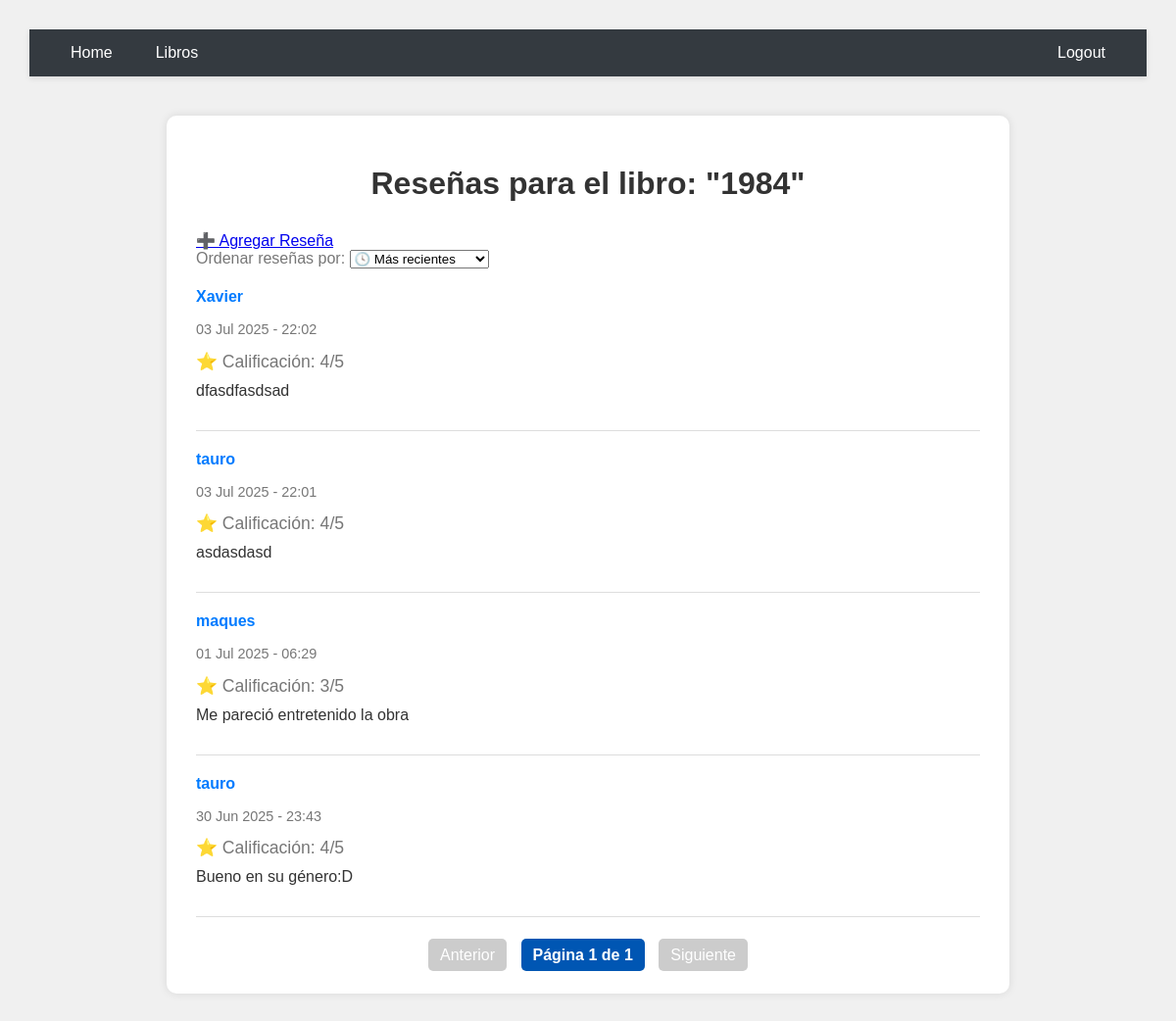
Page /libros/1/ (signed in) on the committed database.
### myapp/models.py (models this page shows, shortened)
class AlmacenLibros(models.Model):
    titulo = models.CharField(max_length=200)
    autor = models.CharField(max_length=200)
    genero = models.ForeignKey(Generolibros, on_delete=models.CASCADE)
    año = models.CharField(max_length=200)
    clasificacion = models.ForeignKey(ClasificacionLibros, on_delete=models.CASCADE)
    critica_de_internet = models.CharField(max_length=200)
    created = models.DateTimeField(auto_now_add=True)

class ReseñaLibro(models.Model):
    estado_lectura = models.ForeignKey(AlmacenLibros, on_delete=models.CASCADE)
    texto_reseña = models.TextField()
    fecha_reseña = models.DateTimeField(auto_now_add=True)
    calificacion = models.PositiveSmallIntegerField(
        choices=[(i, str(i)) for i in range(1, 6)],
        help_text="Calificación del 1 al 5"
    )
    created = models.DateTimeField(auto_now_add=True)
    user = models.ForeignKey(User, on_delete=models.CASCADE, default=1)

### myapp/views.py (the view)
# urls.py: path('libros/<int:reseñalibro_estado_lectura_id>/', views.resena_detallada, name='resena_detallada'),
@login_required
def resena_detallada(request, reseñalibro_estado_lectura_id):
    libro = get_object_or_404(AlmacenLibros, pk=reseñalibro_estado_lectura_id)
    filtro = request.GET.get('filtro', 'recientes')
    reseñas = ReseñaLibro.objects.filter(estado_lectura=libro)
    if filtro == 'recientes':
        reseñas = reseñas.order_by('-fecha_reseña')
    elif filtro == 'antiguos':
        reseñas = reseñas.order_by('fecha_reseña')
    elif filtro == 'mejor_calificados':
        reseñas = reseñas.order_by('-calificacion', '-fecha_reseña')
    elif filtro == 'mios' and request.user.is_authenticated:
        reseñas = reseñas.filter(user=request.user)
    paginator = Paginator(reseñas, 5)
    page_number = request.GET.get('page')
    resenas_page = paginator.get_page(page_number)
    return render(request, 'resena_detallada.html', {
        'resena': resenas_page,
        'libro': libro,
        'filtro': filtro,
    })

### myapp/templates/resena_detallada.html (shortened to what this page needs)
{% extends 'layouts/base.html' %}
{% block content %}
<!DOCTYPE html>
<html lang="es">
<head>
</head>
<body>
    <div class="contenedor">
        <h1>Reseñas para el libro: "{{ libro.titulo }}"</h1>
        <a href="{% url 'crear_resena' libro.id %}" class="boton-resena">➕ Agregar Reseña</a>
        <form method="get" style="margin-bottom: 20px;">
            <label for="filtro" class="etiqueta-negra">Ordenar reseñas por:</label>
            <select name="filtro" id="filtro" onchange="this.form.submit()">
                <option value="recientes" {% if filtro == 'recientes' %}selected{% endif %}>🕓 Más recientes</option>
            </select>
        </form>
        {% for resena in resena %}
            <div class="resena">
                <p class="usuario">{{ resena.user.username }}</p>
                <p class="fecha">{{ resena.fecha_reseña|date:"d M Y - H:i" }}</p>
                <p class="calificacion">⭐ Calificación: {{ resena.calificacion }}/5</p>
                <p class="texto">{{ resena.texto_reseña }}</p>
            </div>
        {% empty %}
            <p>No hay reseñas aún para este libro.</p>
        {% endfor %}
        <div class="paginacion">
            {% if resena.has_previous %}
                <a href="?page={{ resena.previous_page_number }}">Anterior</a>
            {% else %}
                <span class="disabled">Anterior</span>
            {% endif %}
            <span class="current">Página {{ resena.number }} de {{ resena.paginator.num_pages }}</span>
            {% if resena.has_next %}
                <a href="?page={{ resena.next_page_number }}">Siguiente</a>
            {% else %}
                <span class="disabled">Siguiente</span>
            {% endif %}
        </div>
    </div>
</body>
</html>
{% endblock %}

### myapp/static/stylo.css (style rules this page uses)
body { background: #e9d8d8; color: whitesmoke; }

### myapp/templates/layouts/base.html (style rules this page uses)
body { margin: 0; padding: 0; font-family: 'Roboto', sans-serif; background-color: #f4f4f4; }

### myapp/templates/resena_detallada.html (style rules this page uses)
body { font-family: Arial, sans-serif; background: #f0f0f0; padding: 30px; }
.contenedor { max-width: 800px; margin: auto; background: white; padding: 30px; border-radius: 10px; box-shadow: 0 0 10px rgba(0,0,0,0.1); }
h1 { color: #333; text-align: center; margin-bottom: 30px; }
.resena { border-bottom: 1px solid #ddd; padding-bottom: 15px; margin-bottom: 20px; }
.usuario { font-weight: bold; color: #007BFF; }
.fecha { font-size: 0.9em; color: #777; }
.etiqueta-negra { color: #777; }
.calificacion { font-size: 1.1em; margin: 5px 0; color: #777; }
.texto { margin-top: 10px; color: #333; }
.paginacion { text-align: center; margin-top: 30px; }
.paginacion a, .paginacion span { margin: 0 5px; padding: 8px 12px; background: #007BFF; color: white; text-decoration: none; border-radius: 5px; }
.paginacion .current { background: #0056b3; font-weight: bold; }
.paginacion .disabled { background: #ccc; pointer-events: none; }

### rows in the picture
AlmacenLibros: titulo "1984"
ReseñaLibro: user.username "Xavier", fecha_reseña "03 Jul 2025 - 22:02", calificacion "4", texto_reseña "dfasdfasdsad"
ReseñaLibro: user.username "tauro", fecha_reseña "03 Jul 2025 - 22:01", calificacion "4", texto_reseña "asdasdasd"
ReseñaLibro: user.username "maques", fecha_reseña "01 Jul 2025 - 06:29", calificacion "3", texto_reseña "Me pareció entretenido la obra"
ReseñaLibro: user.username "tauro", fecha_reseña "30 Jun 2025 - 23:43", calificacion "4", texto_reseña "Bueno en su género:D"

### other values in the picture
{{ resena.number }} "1"
{{ resena.paginator.num_pages }} "1"
